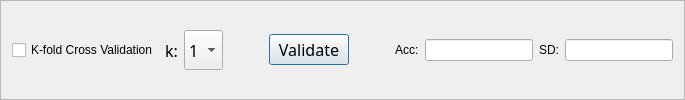
           <widget class="QFrame" name="frame_10">
            <property name="frameShape">
             <enum>QFrame::StyledPanel</enum>
            </property>
            <property name="frameShadow">
             <enum>QFrame::Raised</enum>
            </property>
            <layout class="QGridLayout" name="gridLayout_10">
             <item row="0" column="0">
              <layout class="QVBoxLayout" name="verticalLayout_23">
               <item>
                <layout class="QHBoxLayout" name="horizontalLayout_23">
                 <item>
                  <widget class="QCheckBox" name="cross_validation_checkBox">
                   <property name="text">
                    <string>K-fold Cross Validation</string>
                   </property>
                  </widget>
                 </item>
                 <item>
                  <spacer name="horizontalSpacer_32">
                   <property name="minimumSize">
                    <size>
                     <width>0</width>
                     <height>40</height>
                    </size>
                   </property>
                   <property name="orientation">
                    <enum>Qt::Horizontal</enum>
                   </property>
                   <property name="sizeType">
                    <enum>QSizePolicy::Preferred</enum>
                   </property>
                   <property name="sizeHint" stdset="0">
                    <size>
                     <width>40</width>
                     <height>37</height>
                    </size>
                   </property>
                  </spacer>
                 </item>
                 <item>
                  <layout class="QHBoxLayout" name="horizontalLayout_19">
                   <item>
                    <widget class="QLabel" name="label_16">
                     <property name="minimumSize">
                      <size>
                       <width>0</width>
                       <height>0</height>
                      </size>
                     </property>
                     <property name="maximumSize">
                      <size>
                       <width>16777215</width>
                       <height>16777215</height>
                      </size>
                     </property>
                     <property name="font">
                      <font>
                       <family>Abyssinica SIL</family>
                       <pointsize>12</pointsize>
                       <weight>50</weight>
                       <italic>false</italic>
                       <bold>false</bold>
                       <underline>false</underline>
                       <strikeout>false</strikeout>
                      </font>
                     </property>
                     <property name="text">
                      <string>k:</string>
                     </property>
                    </widget>
                   </item>
                   <item>
                    <widget class="QComboBox" name="k_flod_times_ComboBox">
                     <property name="sizePolicy">
                      <sizepolicy hsizetype="Preferred" vsizetype="Preferred">
                       <horstretch>0</horstretch>
                       <verstretch>0</verstretch>
                      </sizepolicy>
                     </property>
                     <property name="minimumSize">
                      <size>
                       <width>0</width>
                       <height>0</height>
                      </size>
                     </property>
                     <property name="maximumSize">
                      <size>
                       <width>16777215</width>
                       <height>16777215</height>
                      </size>
                     </property>
                     <property name="font">
                      <font>
                       <family>Abyssinica SIL</family>
                       <pointsize>12</pointsize>
                       <weight>50</weight>
                       <italic>false</italic>
                       <bold>false</bold>
                       <underline>false</underline>
                       <strikeout>false</strikeout>
                      </font>
                     </property>
                     <property name="cursor">
                      <cursorShape>PointingHandCursor</cursorShape>
                     </property>
                     <item>
                      <property name="text">
                       <string>1</string>
                      </property>
                     </item>
                     <item>
                      <property name="text">
                       <string>2</string>
                      </property>
                     </item>
                     <item>
                      <property name="text">
                       <string>3</string>
                      </property>
                     </item>
                     <item>
                      <property name="text">
                       <string>4</string>
                      </property>
                     </item>
                     <item>
                      <property name="text">
                       <string>5</string>
                      </property>
                     </item>
                     <item>
                      <property name="text">
                       <string>6</string>
                      </property>
                     </item>
                     <item>
                      <property name="text">
                       <string>7</string>
                      </property>
                     </item>
                     <item>
                      <property name="text">
                       <string>8</string>
                      </property>
                     </item>
                     <item>
                      <property name="text">
                       <string>9</string>
                      </property>
                     </item>
                    </widget>
                   </item>
                   <item>
                    <spacer name="horizontalSpacer_34">
                     <property name="orientation">
                      <enum>Qt::Horizontal</enum>
                     </property>
                     <property name="sizeType">
                      <enum>QSizePolicy::Preferred</enum>
                     </property>
                     <property name="sizeHint" stdset="0">
                      <size>
                       <width>40</width>
                       <height>20</height>
                      </size>
                     </property>
                    </spacer>
                   </item>
                   <item>
                    <widget class="QPushButton" name="classical_validate_pushButtom">
                     <property name="font">
                      <font>
                       <family>Abyssinica SIL</family>
                       <pointsize>12</pointsize>
                       <weight>50</weight>
                       <italic>false</italic>
                       <bold>false</bold>
                       <underline>false</underline>
                       <strikeout>false</strikeout>
                      </font>
                     </property>
                     <property name="cursor">
                      <cursorShape>PointingHandCursor</cursorShape>
                     </property>
                     <property name="text">
                      <string>Validate</string>
                     </property>
                     <property name="autoDefault">
                      <bool>true</bool>
                     </property>
                     <property name="default">
                      <bool>true</bool>
                     </property>
                    </widget>
                   </item>
                   <item>
                    <spacer name="horizontalSpacer_33">
                     <property name="orientation">
                      <enum>Qt::Horizontal</enum>
                     </property>
                     <property name="sizeType">
                      <enum>QSizePolicy::Preferred</enum>
                     </property>
                     <property name="sizeHint" stdset="0">
                      <size>
                       <width>40</width>
                       <height>20</height>
                      </size>
                     </property>
                    </spacer>
                   </item>
                   <item>
                    <widget class="QLabel" name="label_18">
                     <property name="text">
                      <string>Acc:</string>
                     </property>
                    </widget>
                   </item>
                   <item>
                    <widget class="QLineEdit" name="class_val_accuracy_lineEdit"/>
                   </item>
                   <item>
                    <widget class="QLabel" name="label_7">
                     <property name="text">
                      <string>SD:</string>
                     </property>
                    </widget>
                   </item>
                   <item>
                    <widget class="QLineEdit" name="class_val_std_lineEdit"/>
                   </item>
                  </layout>
                 </item>
                </layout>
               </item>
              </layout>
             </item>
            </layout>
           </widget>
